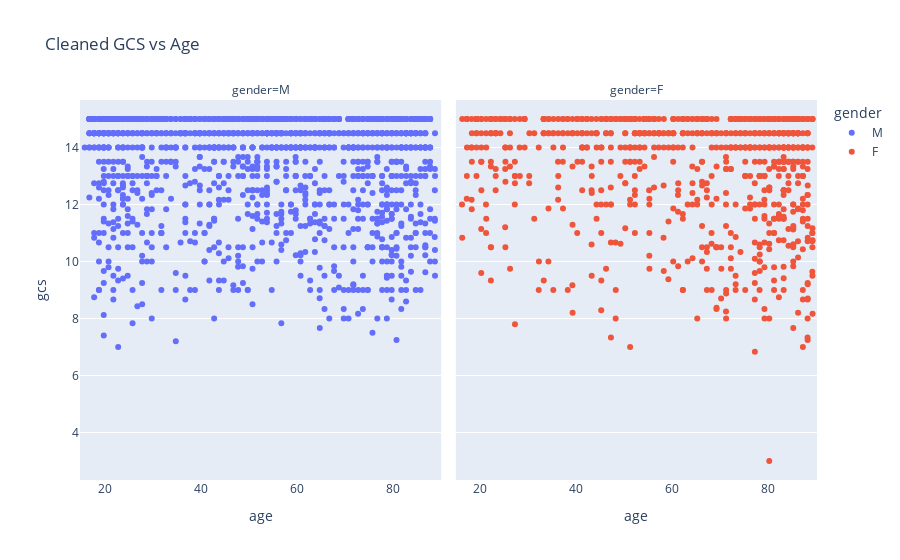

Source (notebook cell):
### Markdown cell above
# 2. Data Cleaning

### Code cell
#remove negative delay rows which may be caused by typo
data_TBI_ML.drop(data_TBI_ML[data_TBI_ML.chartdelayhrs <0].index, inplace=True)
#remove entries that have age >120 years old
data_TBI_ML.drop(data_TBI_ML[data_TBI_ML.age > 120].index, inplace=True)


fig = px.strip(data_TBI_ML.groupby(['hadm_id']).aggregate({'gender':'min', 'age':'min','gcs':'mean'}),
                 x="age", y="gcs", facet_col="gender", color = "gender", title = "Cleaned GCS vs Age")
fig.show()

### Figure 1 — Plotly figure (JSON) as saved in the notebook; plotly's stock layout.template omitted (floating-point values rounded to 4 significant figures; data arrays with more than 128 entries replaced by an {"elided": "..."} marker saying what was removed)
{"data": [{"alignmentgroup": "True", "boxpoints": "all", "fillcolor": "rgba(255,255,255,0)", "hoveron": "points", "hovertemplate": "gender=M<br>age=%{x}<br>gcs=%{y}<extra></extra>", "legendgroup": "M", "line": {"color": "rgba(255,255,255,0)"}, "marker": {"color": "#636efa"}, "name": "M", "offsetgroup": "M", "orientation": "v", "pointpos": 0, "showlegend": true, "type": "box", "x": {"elided": "1530 int values"}, "x0": " ", "xaxis": "x", "y": {"elided": "1530 float values"}, "y0": " ", "yaxis": "y"}, {"alignmentgroup": "True", "boxpoints": "all", "fillcolor": "rgba(255,255,255,0)", "hoveron": "points", "hovertemplate": "gender=F<br>age=%{x}<br>gcs=%{y}<extra></extra>", "legendgroup": "F", "line": {"color": "rgba(255,255,255,0)"}, "marker": {"color": "#EF553B"}, "name": "F", "offsetgroup": "F", "orientation": "v", "pointpos": 0, "showlegend": true, "type": "box", "x": {"elided": "863 int values"}, "x0": " ", "xaxis": "x2", "y": {"elided": "863 float values"}, "y0": " ", "yaxis": "y2"}], "layout": {"annotations": [{"font": {}, "showarrow": false, "text": "gender=M", "x": 0.245, "xanchor": "center", "xref": "paper", "y": 1, "yanchor": "bottom", "yref": "paper"}, {"font": {}, "showarrow": false, "text": "gender=F", "x": 0.755, "xanchor": "center", "xref": "paper", "y": 1, "yanchor": "bottom", "yref": "paper"}], "boxmode": "group", "legend": {"title": {"text": "gender"}, "tracegroupgap": 0}, "title": {"text": "Cleaned GCS vs Age"}, "xaxis": {"anchor": "y", "domain": [0, 0.49], "title": {"text": "age"}}, "xaxis2": {"anchor": "y2", "domain": [0.51, 1], "matches": "x", "title": {"text": "age"}}, "yaxis": {"anchor": "x", "domain": [0, 1], "title": {"text": "gcs"}}, "yaxis2": {"anchor": "x2", "domain": [0, 1], "matches": "y", "showticklabels": false}}}
